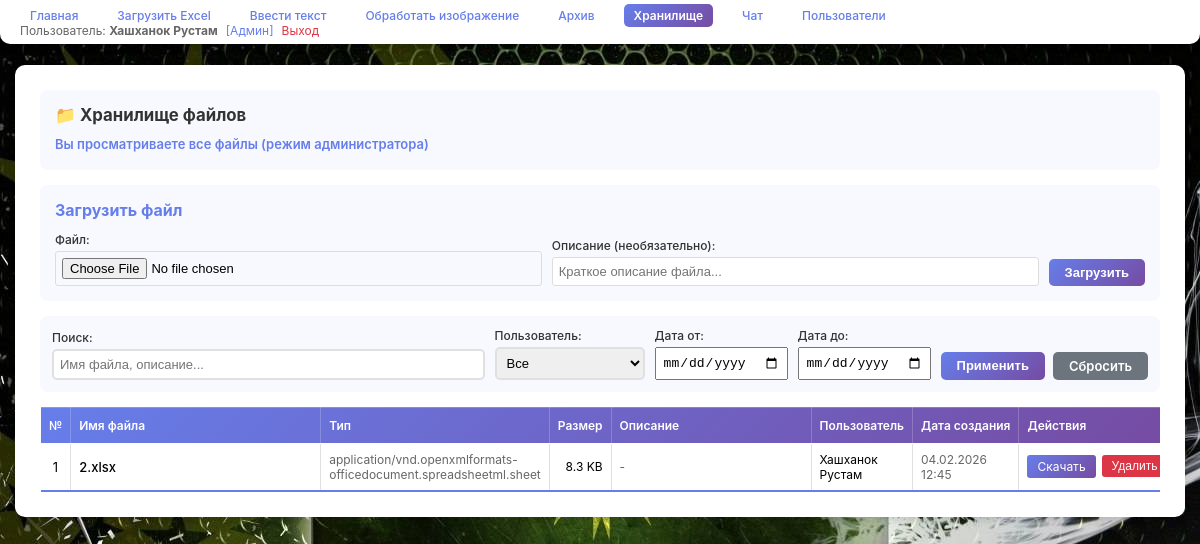
The app's page /storage (signed in) with its own data.
### models.py (models this page shows, shortened)
class User(UserMixin, db.Model):
    __tablename__ = "users"
    id = db.Column(db.Integer, primary_key=True)
    username = db.Column(db.String(80), unique=True, nullable=False, index=True)
    full_name = db.Column(db.String(200), nullable=True)  # Полное имя пользователя
    password_hash = db.Column(db.String(255), nullable=False)
    is_admin = db.Column(db.Integer, default=0, nullable=False)  # 0 = обычный, 1 = админ
    created_at = db.Column(db.DateTime, default=datetime.utcnow, nullable=False)
    archives = db.relationship("Archive", backref="user", lazy=True, cascade="all, delete-orphan")
    settings = db.relationship("UserSettings", backref="user", uselist=False, cascade="all, delete-orphan")
    file_storage = db.relationship("FileStorage", backref="user", lazy=True, cascade="all, delete-orphan")
    messages = db.relationship("Message", backref="user", lazy=True, cascade="all, delete-orphan")
    def get_display_name(self) -> str:
        return self.full_name if self.full_name else self.username

class FileStorage(db.Model):
    __tablename__ = "file_storage"
    id = db.Column(db.Integer, primary_key=True)
    user_id = db.Column(db.Integer, db.ForeignKey("users.id"), nullable=False, index=True)
    filename = db.Column(db.String(255), nullable=False)  # Уникальное имя на диске
    original_filename = db.Column(db.String(255), nullable=False)  # Оригинальное имя
    file_path = db.Column(db.String(500), nullable=False)  # Полный путь
    file_size = db.Column(db.Integer, nullable=False)  # Размер в байтах
    mime_type = db.Column(db.String(100), nullable=True)
    description = db.Column(db.Text, nullable=True)
    created_at = db.Column(db.DateTime, default=datetime.utcnow, nullable=False, index=True)

### app.py (the view)
@app.route("/storage", methods=["GET"])
@login_required
def storage():
    page = int(request.args.get("page", 1))
    per_page = 20
    offset = (page - 1) * per_page
    filter_user_id = request.args.get("user_id", type=int)
    date_from_str = request.args.get("date_from", "")
    date_to_str = request.args.get("date_to", "")
    search_query = request.args.get("search", "").strip()
    date_from = None
    date_to = None
    if date_from_str:
        try:
            date_from = datetime.strptime(date_from_str, "%Y-%m-%d").date()
        except ValueError:
            pass
    if date_to_str:
        try:
            date_to = datetime.strptime(date_to_str, "%Y-%m-%d").date()
        except ValueError:
            pass
    all_users = []
    if current_user.is_admin == 1:
        all_users = User.query.all()
    if current_user.is_admin == 1:
        filter_user = filter_user_id if filter_user_id else None
    else:
        filter_user = current_user.id
    query = FileStorage.query
    if filter_user:
        query = query.filter(FileStorage.user_id == filter_user)
    if date_from:
        query = query.filter(FileStorage.created_at >= datetime.combine(date_from, datetime.min.time()))
    if date_to:
        query = query.filter(FileStorage.created_at <= datetime.combine(date_to, datetime.max.time()))
    if search_query:
        query = query.filter(
            FileStorage.original_filename.contains(search_query) |
            FileStorage.description.contains(search_query)
        )
    total = query.count()
    files = query.order_by(FileStorage.created_at.desc()).limit(per_page).offset(offset).all()
    total_pages = (total + per_page - 1) // per_page if total > 0 else 1
    filter_params = {
        "user_id": filter_user_id,
        "date_from": date_from_str,
        "date_to": date_to_str,
        "search": search_query,
    }
    return render_template(
        "storage.html",
        files=files,
        page=page,
        total_pages=total_pages,
        all_users=all_users,
        filter_params=filter_params,
    )

### app.py (called while the page is built)
@login_manager.user_loader
def load_user(user_id):
    return User.query.get(int(user_id))

### templates/storage.html (shortened to what this page needs)
{% extends "base.html" %}
{% block content %}
<div class="card">
    <h2>📁 Хранилище файлов</h2>
    {% if current_user.is_admin == 1 %}
    <p class="info-text" style="color: #667eea; font-weight: 600; margin-bottom: 0;">Вы просматриваете все файлы (режим администратора)</p>
    {% endif %}
</div>
<div class="card" style="margin-top: 15px; padding: 15px;">
    <h3 style="margin-top: 0; margin-bottom: 12px; font-size: 16px; color: #667eea;">Загрузить файл</h3>
    <form method="POST" action="{{ url_for('storage_upload') }}" enctype="multipart/form-data" style="display: flex; flex-wrap: wrap; gap: 10px; align-items: flex-end;">
        <div class="form-group" style="flex: 1; min-width: 200px; margin-bottom: 0;">
            <label for="file" style="font-size: 12px; margin-bottom: 4px;">Файл:</label>
            <input type="file" id="file" name="file" required
                   style="width: 100%; padding: 6px; font-size: 13px; border: 1px solid #ddd; border-radius: 3px;">
        </div>
        <div class="form-group" style="flex: 1; min-width: 200px; margin-bottom: 0;">
            <label for="description" style="font-size: 12px; margin-bottom: 4px;">Описание (необязательно):</label>
            <input type="text" id="description" name="description"
                   placeholder="Краткое описание файла..."
                   style="width: 100%; padding: 6px; font-size: 13px; border: 1px solid #ddd; border-radius: 3px;">
        </div>
        <div style="margin-bottom: 0;">
            <button type="submit" class="btn" style="padding: 6px 16px; font-size: 13px;">Загрузить</button>
        </div>
    </form>
</div>
<div class="card" style="margin-top: 15px; padding: 12px;">
    <form method="GET" action="{{ url_for('storage') }}" style="display: flex; flex-wrap: wrap; gap: 10px; align-items: flex-end;">
        <div class="form-group" style="flex: 1; min-width: 200px; margin-bottom: 0;">
            <label for="search" style="font-size: 12px; margin-bottom: 4px;">Поиск:</label>
            <input type="text" id="search" name="search" value="{{ filter_params.search }}"
                   placeholder="Имя файла, описание..."
                   style="width: 100%; padding: 6px; font-size: 13px;">
        </div>
        {% if current_user.is_admin == 1 %}
        <div class="form-group" style="flex: 0 0 150px; margin-bottom: 0;">
            <label for="user_id" style="font-size: 12px; margin-bottom: 4px;">Пользователь:</label>
            <select id="user_id" name="user_id" style="width: 100%; padding: 6px; font-size: 13px;">
                <option value="">Все</option>
            </select>
        </div>
        {% endif %}
        <div class="form-group" style="flex: 0 0 130px; margin-bottom: 0;">
            <label for="date_from" style="font-size: 12px; margin-bottom: 4px;">Дата от:</label>
            <input type="date" id="date_from" name="date_from" value="{{ filter_params.date_from }}"
                   style="width: 100%; padding: 6px; font-size: 13px;">
        </div>
        <div class="form-group" style="flex: 0 0 130px; margin-bottom: 0;">
            <label for="date_to" style="font-size: 12px; margin-bottom: 4px;">Дата до:</label>
            <input type="date" id="date_to" name="date_to" value="{{ filter_params.date_to }}"
                   style="width: 100%; padding: 6px; font-size: 13px;">
        </div>
        <div style="display: flex; gap: 8px; margin-bottom: 0;">
            <button type="submit" class="btn" style="padding: 6px 16px; font-size: 13px;">Применить</button>
            <a href="{{ url_for('storage') }}" class="btn btn-secondary" style="padding: 6px 16px; font-size: 13px;">Сбросить</a>
        </div>
    </form>
</div>
{% if files %}
<div style="margin-top: 15px; overflow-x: auto;">
    <table class="storage-table">
        <thead>
            <tr>
                <th style="width: 30px;">№</th>
                <th style="min-width: 250px;">Имя файла</th>
                <th style="width: 120px;">Тип</th>
                <th style="width: 100px;">Размер</th>
                <th style="min-width: 200px;">Описание</th>
                {% if current_user.is_admin == 1 %}
                <th style="width: 120px;">Пользователь</th>
                {% endif %}
                <th style="width: 140px;">Дата создания</th>
                <th style="width: 140px;">Действия</th>
            </tr>
        </thead>
        <tbody>
            {% for file in files %}
            <tr>
                <td style="text-align: center;">{{ (page - 1) * 20 + loop.index }}</td>
                <td style="font-weight: 500;">{{ file.original_filename }}</td>
                <td style="font-size: 12px; color: #666;">{{ file.mime_type or '-' }}</td>
                <td style="text-align: right; font-size: 12px;">
                    {% if file.file_size < 1024 %}
                        {{ file.file_size }} B
                    {% elif file.file_size < 1024 * 1024 %}
                        {{ "%.1f"|format(file.file_size / 1024) }} KB
                    {% else %}
                        {{ "%.2f"|format(file.file_size / (1024 * 1024)) }} MB
                    {% endif %}
                </td>
                <td style="font-size: 12px; color: #666;">{{ file.description or '-' }}</td>
                {% if current_user.is_admin == 1 %}
                <td style="font-size: 12px;">{{ file.user.get_display_name() }}</td>
                {% endif %}
                <td style="font-size: 12px; color: #666;">{{ file.created_at.strftime("%d.%m.%Y %H:%M") }}</td>
                <td style="text-align: center;">
                    <div style="display: flex; gap: 6px; justify-content: center;">
                        <a href="{{ url_for('storage_download', file_id=file.id) }}" class="btn-table" style="padding: 4px 10px; font-size: 12px;">Скачать</a>
                        <form method="POST" action="{{ url_for('storage_delete', file_id=file.id) }}" style="display: inline;" onsubmit="return confirm('Вы уверены, что хотите удалить этот файл?');">
                            <button type="submit" class="btn-table" style="background: #dc3545; padding: 4px 10px; font-size: 12px; border: none; cursor: pointer;">Удалить</button>
                        </form>
                    </div>
                </td>
            </tr>
            {% endfor %}
        </tbody>
    </table>
</div>
{% else %}
<div class="card">
    <p class="info-text">Хранилище пусто. Загрузите файлы, чтобы они появились здесь.</p>
</div>
{% endif %}
{% endblock %}

### templates/base.html (shortened to what this page needs)
<!DOCTYPE html>
<html lang="ru">
<head>
</head>
<body>
    <div class="container">
        <header>
            <div style="display: flex; justify-content: space-between; align-items: center; flex-wrap: wrap;">
                <nav>
                    {% if current_user.is_authenticated %}
                    <a href="{{ url_for('index') }}">Главная</a>
                    <a href="{{ url_for('upload_excel') }}">Загрузить Excel</a>
                    <a href="{{ url_for('upload_text') }}">Ввести текст</a>
                    <a href="{{ url_for('decode_qr') }}">Обработать изображение</a>
                    <a href="{{ url_for('archive') }}">Архив</a>
                    <a href="{{ url_for('storage') }}">Хранилище</a>
                    <a href="{{ url_for('chat') }}">Чат</a>
                    {% if current_user.is_admin == 1 %}
                    <a href="{{ url_for('users') }}">Пользователи</a>
                    {% endif %}
                    {% endif %}
                </nav>
                {% if current_user.is_authenticated %}
                <div style="color: #666; font-size: 12px; display: flex; align-items: center; gap: 8px;">
                    <span>Пользователь: <strong>{{ current_user.get_display_name() }}</strong></span>
                    {% if current_user.is_admin == 1 %}
                    <span style="color: #667eea;">[Админ]</span>
                    {% endif %}
                    <a href="{{ url_for('logout') }}" style="color: #dc3545; text-decoration: none;">Выход</a>
                </div>
                {% endif %}
            </div>
        </header>
        <div class="content">
            {% block content %}{% endblock %}
        </div>
    </div>
</body>
</html>

### templates/storage.html (style rules this page uses)
.storage-table { width: 100%; border-collapse: collapse; background: white; font-size: 13px; box-shadow: 0 2px 4px rgba(0, 0, 0, 0.1); }
.storage-table thead { background: linear-gradient(135deg, #667eea 0%, #764ba2 100%); color: white; }
.storage-table th { padding: 10px 8px; text-align: left; font-weight: 600; font-size: 12px; border: 1px solid rgba(255, 255, 255, 0.2); white-space: nowrap; }
.storage-table tbody tr { border-bottom: 1px solid #e0e0e0; transition: background-color 0.2s; }
.storage-table td { padding: 8px; border-right: 1px solid #e0e0e0; vertical-align: middle; }
.storage-table tbody tr:last-child { border-bottom: 2px solid #667eea; }
.btn-table { background: linear-gradient(135deg, #667eea 0%, #764ba2 100%); color: white; border: none; border-radius: 3px; cursor: pointer; transition: opacity 0.2s; text-decoration: none; display: inline-block; }

### records on screen
User: get_display_name "Хашханок Рустам"
FileStorage: index "1", original_filename "2.xlsx", mime_type "application/vnd.openxmlformats-officedocument.spreadsheetml.sheet", file.file_size/1024 "8.3", description "-", user.get_display_name "Хашханок Рустам", created_at "04.02.2026 12:45"
